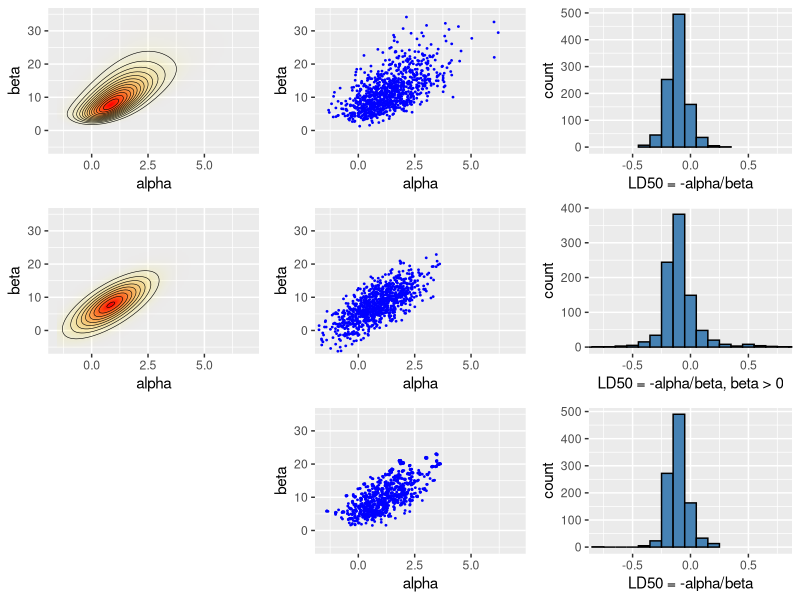

Write the R code that produced this figure.
#' ---
#' title: "Bayesian data analysis demo 10.3"
#' author: "Aki Vehtari, Markus Paasiniemi"
#' ---

#' ## Importance sampling with Normal distribution as a proposal for
#' Bioassay model.
#'

#' ggplot2, grid, aand gridExtra are used for plotting, tidyr for
#' manipulating data frames
#+ setup, message=FALSE, error=FALSE, warning=FALSE
library(ggplot2)
library(gridExtra)
library(grid)
library(tidyr)
library(MASS)
library(loo)

#' ### Grid sampling for Bioassay model.

#' Bioassay data, (BDA3 page 86)
df1 <- data.frame(
  x = c(-0.86, -0.30, -0.05, 0.73),
  n = c(5, 5, 5, 5),
  y = c(0, 1, 3, 5)
)

#' Compute the posterior density in a grid
#' 
#' - usually should be computed in logarithms!
#' - with alternative prior, check that range and spacing of A and B
#'   are sensible
A = seq(-1.5, 7, length.out = 100)
B = seq(-5, 35, length.out = 100)
# make vectors that contain all pairwise combinations of A and B
cA <- rep(A, each = length(B))
cB <- rep(B, length(A))
# a helper function to calculate the log likelihood
logl <- function(df, a, b)
  df['y']*(a + b*df['x']) - df['n']*log1p(exp(a + b*df['x']))
# calculate likelihoods: apply logl function for each observation
# ie. each row of data frame of x, n and y
p <- apply(df1, 1, logl, cA, cB) %>% rowSums() %>% exp()

#' Sample from the grid (with replacement)
nsamp <- 1000
samp_indices <- sample(length(p), size = nsamp,
                       replace = T, prob = p/sum(p))
samp_A <- cA[samp_indices[1:nsamp]]
samp_B <- cB[samp_indices[1:nsamp]]
# add random jitter, see BDA3 p. 76
samp_A <- samp_A + runif(nsamp, (A[1] - A[2])/2, (A[2] - A[1])/2)
samp_B <- samp_B + runif(nsamp, (B[1] - B[2])/2, (B[2] - B[1])/2)

#' Compute LD50 for all draws
samp_ld50 <- -samp_A/samp_B

#' Create a plot of the posterior density
# limits for the plots
xl <- c(-1.5, 7)
yl <- c(-5, 35)
pos <- ggplot(data = data.frame(cA ,cB, p), aes(x = cA, y = cB)) +
  geom_raster(aes(fill = p, alpha = p), interpolate = T) +
  geom_contour(aes(z = p), colour = 'black', size = 0.2) +
  coord_cartesian(xlim = xl, ylim = yl) +
  labs(x = 'alpha', y = 'beta') +
  scale_fill_gradient(low = 'yellow', high = 'red', guide = F) +
  scale_alpha(range = c(0, 1), guide = F)

#' Plot of the samples
sam <- ggplot(data = data.frame(samp_A, samp_B)) +
  geom_point(aes(samp_A, samp_B), color = 'blue', size = 0.3) +
  coord_cartesian(xlim = xl, ylim = yl) +
  labs(x = 'alpha', y = 'beta')

#' Plot of the histogram of LD50
his <- ggplot() +
  geom_histogram(aes(samp_ld50), binwidth = 0.1,
                 fill = 'steelblue', color = 'black') +
  coord_cartesian(xlim = c(-0.8, 0.8)) +
  labs(x = 'LD50 = -alpha/beta')

#' ### Normal approximation for Bioassay model.

#' Define the function to be optimized
bioassayfun <- function(w, df) {
  z <- w[1] + w[2]*df$x
  -sum(df$y*(z) - df$n*log1p(exp(z)))
}

#' Optimize
w0 <- c(0,0)
optim_res <- optim(w0, bioassayfun, gr = NULL, df1, hessian = T)
w <- optim_res$par
S <- solve(optim_res$hessian)

#' Multivariate normal probability density function
dmvnorm <- function(x, mu, sig)
  exp(-0.5*(length(x)*log(2*pi) + log(det(sig)) + (x-mu)%*%solve(sig, x-mu)))

#' Evaluate likelihood at points (cA,cB) 
#' this is just for illustration and would not be needed otherwise
p <- apply(cbind(cA, cB), 1, dmvnorm, w, S)

#' Sample from the multivariate normal 
samp_norm <- mvrnorm(nsamp, w, S)

#' Samples of LD50 conditional beta > 0:
#' Normal approximation does not take into account that the posterior
#' is not symmetric and that there is very low density for negative
#' beta values. Based on the draws from the normal approximation
#' is is estimated that there is about 5% probability that beta is negative!
bpi <- samp_norm[,2] > 0
samp_norm_ld50 <- -samp_norm[bpi,1]/samp_norm[bpi,2]

#' Create a plot of the posterior density
pos_norm <- ggplot(data = data.frame(cA ,cB, p), aes(x = cA, y = cB)) +
  geom_raster(aes(fill = p, alpha = p), interpolate = T) +
  geom_contour(aes(z = p), colour = 'black', size = 0.2) +
  coord_cartesian(xlim = xl, ylim = yl) +
  labs(x = 'alpha', y = 'beta') +
  scale_fill_gradient(low = 'yellow', high = 'red', guide = F) +
  scale_alpha(range = c(0, 1), guide = F)

#' Plot of the samples
sam_norm <- ggplot(data = data.frame(samp_A=samp_norm[,1], samp_B=samp_norm[,2])) +
  geom_point(aes(samp_A, samp_B), color = 'blue', size = 0.3) +
  coord_cartesian(xlim = xl, ylim = yl) +
  labs(x = 'alpha', y = 'beta')

#' Plot of the histogram of LD50
his_norm <- ggplot() +
  geom_histogram(aes(samp_norm_ld50), binwidth = 0.1,
                 fill = 'steelblue', color = 'black') +
  coord_cartesian(xlim = c(-0.8, 0.8)) +
  labs(x = 'LD50 = -alpha/beta, beta > 0')

#' ### Importance sampling for Bioassay model.
 
#' Multivariate normal log probability density function
ldmvnorm <- function(x, mu, sig)
(-0.5*(length(x)*log(2*pi) + log(det(sig)) + (x-mu)%*%solve(sig, x-mu)))
#' Log importance ratios (working in log scale is numerically more stable)
lg <- apply(samp_norm, 1, ldmvnorm, w, S)
lp <- apply(df1, 1, logl, samp_norm[,1], samp_norm[,2]) %>% rowSums()
lw <- lp-lg
#' Pareto smoothed importance sampling
#' [(Vehtari et al, 2017)](https://arxiv.org/abs/1507.02646)
psis <- psislw(lw)
pis <- exp(psis$lw_smooth)
#' Pareto diagnostics. k<0.7 is ok.
#' [(Vehtari et al, 2017)](https://arxiv.org/abs/1507.02646)
print(psis$pareto_k)

#' Importance sampling weights could be used to weight different
#' expectations directly, but for visualisation and easy computation
#' of LD50 histogram, we use resampling importance sampling.
samp_indices <- sample(length(pis), size = nsamp,
                       replace = T, prob = pis)
rissamp_A <- samp_norm[samp_indices,1]
rissamp_B <- samp_norm[samp_indices,2]
# add random jitter, see BDA3 p. 76
rissamp_A <- rissamp_A + runif(nsamp, (A[1] - A[2])/2, (A[2] - A[1])/2)
rissamp_B <- rissamp_B + runif(nsamp, (B[1] - B[2])/2, (B[2] - B[1])/2)
# samples of LD50 
rissamp_ld50 <- -rissamp_A/rissamp_B

#' Plot of the samples
sam_ris <- ggplot(data = data.frame(rissamp_A, rissamp_B)) +
  geom_point(aes(rissamp_A, rissamp_B), color = 'blue', size = 0.3) +
  coord_cartesian(xlim = xl, ylim = yl) +
  labs(x = 'alpha', y = 'beta')

#' Plot of the histogram of LD50
his_ris <- ggplot() +
  geom_histogram(aes(rissamp_ld50), binwidth = 0.1,
                 fill = 'steelblue', color = 'black') +
  coord_cartesian(xlim = c(-0.8, 0.8)) +
  labs(x = 'LD50 = -alpha/beta')

#' Combine the plots. Top: grid sampling, middle: normal
#' approximation, bottom: importance sampling.
#+ blank, fig.show='hide'
blank <- grid.rect(gp=gpar(col="white"))
#+ combined
grid.arrange(pos, sam, his, pos_norm, sam_norm, his_norm, blank, sam_ris, his_ris, ncol=3)
